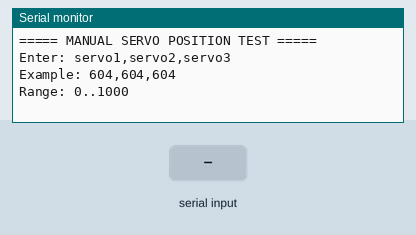
This sketch was run on a simulated ESP32. On the bench: the last lines printed to the serial monitor. The inputs (shaded band) are chosen by the test bench.

Above: at 1.7 s.
1.8 s: "90,45,200\n" received over Serial
At 2.3 s:
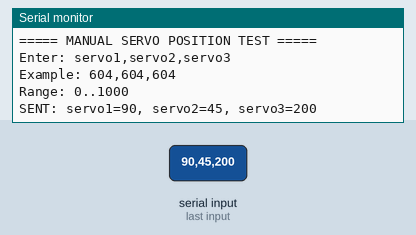
3.3 s: "90,45\n" received over Serial
At 4.5 s:
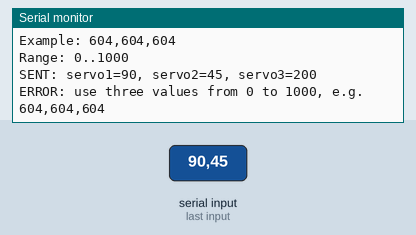

Measured:
- after the input at 1.8 s, the serial monitor: prints a new line at once (image 1)
- after the input at 3.3 s, the serial monitor: prints a new line at once (image 2)

The sketch:

servo_manual_position_test.ino
```cpp
#include <Arduino.h>
#include <HardwareSerial.h>

const int RX_PIN = 16;
const int TX_PIN = 17;
HardwareSerial BusSerial(2);

const uint8_t SERVO_IDS[3] = {1, 2, 3};
const uint16_t MOVE_TIME_MS = 300;

void sendMovePosition(uint8_t id, uint16_t position, uint16_t moveTimeMs) {
  const uint8_t length = 7;
  const uint8_t posL = position & 0xFF;
  const uint8_t posH = (position >> 8) & 0xFF;
  const uint8_t timeL = moveTimeMs & 0xFF;
  const uint8_t timeH = (moveTimeMs >> 8) & 0xFF;
  const uint8_t checksum = static_cast<uint8_t>(
      ~(id + length + 1 + posL + posH + timeL + timeH));

  const uint8_t packet[10] = {
      0x55, 0x55, id, length, 1,
      posL, posH, timeL, timeH, checksum};
  BusSerial.write(packet, sizeof(packet));
}

bool parsePositions(String line, uint16_t positions[3]) {
  line.trim();
  const int firstComma = line.indexOf(',');
  const int secondComma = line.indexOf(',', firstComma + 1);
  if (firstComma <= 0 || secondComma <= firstComma + 1) return false;

  const String first = line.substring(0, firstComma);
  const String second = line.substring(firstComma + 1, secondComma);
  const String third = line.substring(secondComma + 1);
  if (first.length() == 0 || second.length() == 0 || third.length() == 0) return false;

  const long values[3] = {first.toInt(), second.toInt(), third.toInt()};
  for (int i = 0; i < 3; ++i) {
    if (values[i] < 0 || values[i] > 1000) return false;
    positions[i] = static_cast<uint16_t>(values[i]);
  }
  return true;
}

void setup() {
  Serial.begin(115200);
  BusSerial.begin(115200, SERIAL_8N1, RX_PIN, TX_PIN);
  delay(500);

  Serial.println("===== MANUAL SERVO POSITION TEST =====");
  Serial.println("Enter: servo1,servo2,servo3");
  Serial.println("Example: 604,604,604");
  Serial.println("Range: 0..1000");
}

void loop() {
  if (Serial.available() == 0) {
    delay(10);
    return;
  }

  String line = Serial.readStringUntil('\n');
  uint16_t positions[3];
  if (!parsePositions(line, positions)) {
    Serial.println("ERROR: use three values from 0 to 1000, e.g. 604,604,604");
    return;
  }

  for (int i = 0; i < 3; ++i) {
    sendMovePosition(SERVO_IDS[i], positions[i], MOVE_TIME_MS);
  }

  Serial.print("SENT: servo1=");
  Serial.print(positions[0]);
  Serial.print(", servo2=");
  Serial.print(positions[1]);
  Serial.print(", servo3=");
  Serial.println(positions[2]);
}
```
